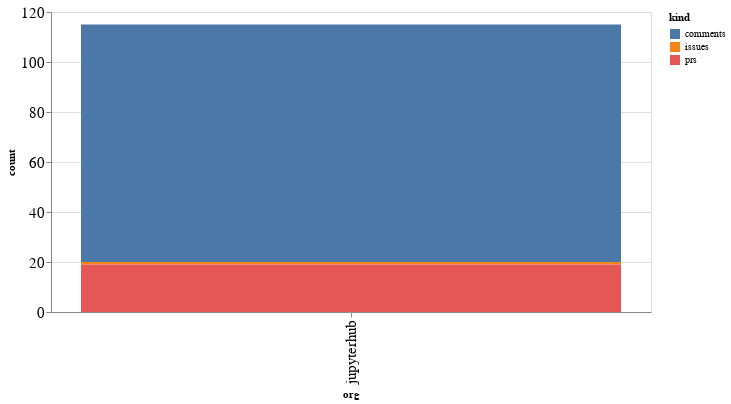

The notebook cell saved with this chart:
### Code cell
alt.Chart(org_summaries, width=600).mark_bar().encode(
    x='org',
    y='count',
    color='kind',
    tooltip="org"
)

### Figure 1 — Vega-Lite specification as saved in the notebook (floating-point values rounded to 4 significant figures)
{"config": {"axisLeft": {"labelFontSize": 15}, "axisBottom": {"labelFontSize": 15}}, "data": {"name": "data-2a1fd3c7efb595b0cbbf9de1b58e05bd"}, "mark": "bar", "encoding": {"color": {"type": "nominal", "field": "kind"}, "tooltip": {"type": "nominal", "field": "org"}, "x": {"type": "nominal", "field": "org"}, "y": {"type": "quantitative", "field": "count"}}, "width": 600, "$schema": "https://vega.github.io/schema/vega-lite/v4.8.1.json", "datasets": {"data-2a1fd3c7efb595b0cbbf9de1b58e05bd": [{"org": "jupyterhub", "kind": "comments", "count": 95}, {"org": "jupyterhub", "kind": "issues", "count": 1}, {"org": "jupyterhub", "kind": "prs", "count": 19}]}}
